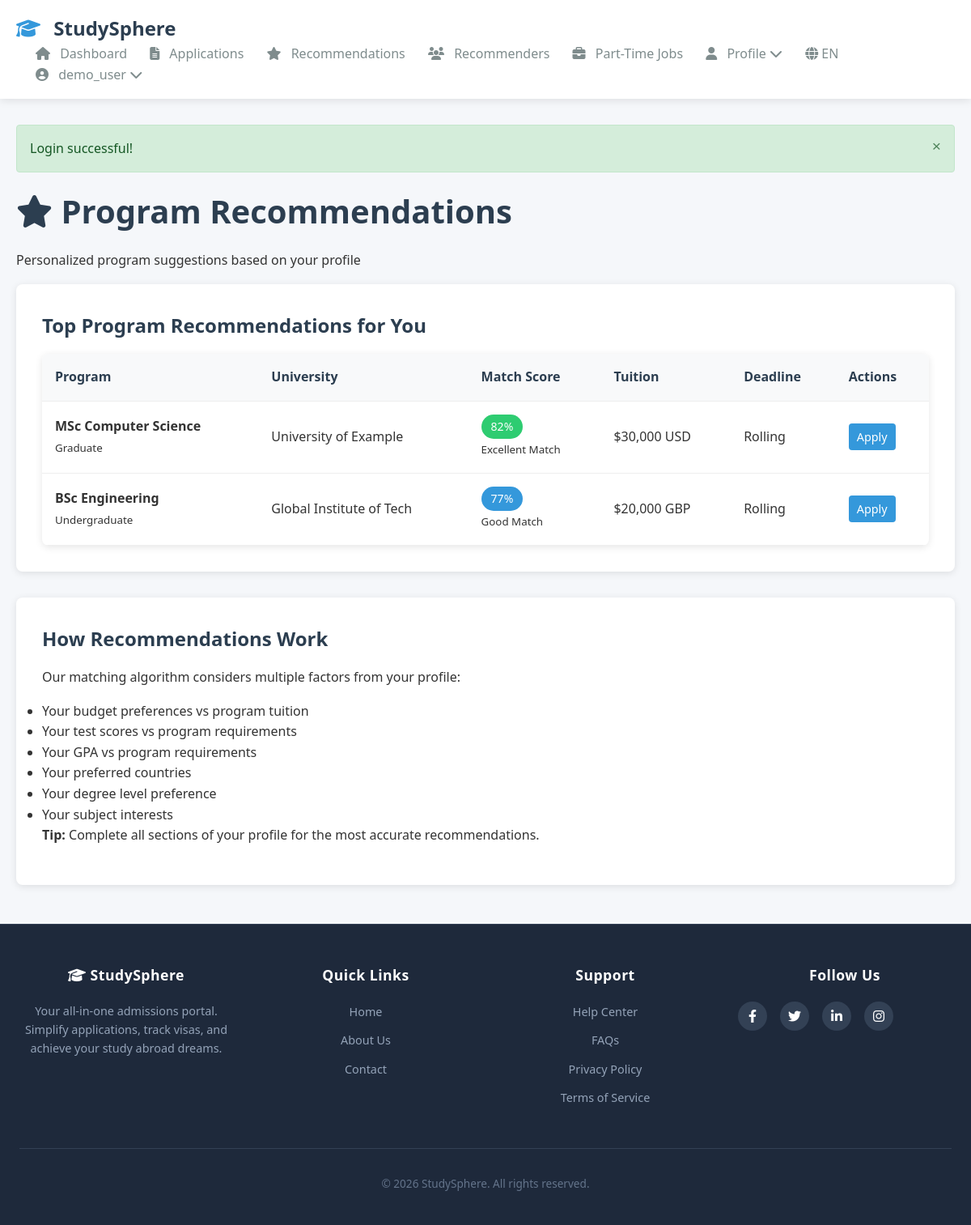
Page /public/student/program_recommendations.php (signed in) on the committed database.
### tables this page shows
CREATE TABLE users (
  user_id INT UNSIGNED NOT NULL AUTO_INCREMENT PRIMARY KEY,
  username VARCHAR(50) NOT NULL UNIQUE,
  email VARCHAR(255) NOT NULL UNIQUE,
  password_hash VARCHAR(255) NOT NULL,
  default_role_id INT UNSIGNED NOT NULL DEFAULT 1,
  is_verified TINYINT(1) NOT NULL DEFAULT 0,
  is_disabled TINYINT(1) NOT NULL DEFAULT 0,
  preferred_language VARCHAR(10) DEFAULT 'en',
  last_login_at DATETIME NULL,
  created_at DATETIME NOT NULL DEFAULT CURRENT_TIMESTAMP,
  updated_at DATETIME NOT NULL DEFAULT CURRENT_TIMESTAMP ON UPDATE CURRENT_TIMESTAMP,
  deleted_at DATETIME NULL,
  FOREIGN KEY (default_role_id) REFERENCES roles(role_id) ON DELETE RESTRICT,
  KEY idx_users_email (email),
  KEY idx_users_username (username)
);

CREATE TABLE programs (
  program_id INT UNSIGNED NOT NULL AUTO_INCREMENT PRIMARY KEY,
  university_id INT UNSIGNED NOT NULL,
  program_name VARCHAR(255) NOT NULL,
  degree_level_id INT UNSIGNED NOT NULL,
  department VARCHAR(255) NULL,
  duration_months INT NULL,
  tuition_fee DECIMAL(12,2) NULL,
  currency CHAR(3) DEFAULT 'USD',
  intake_months VARCHAR(100) NULL,
  application_deadline DATE NULL,
  early_deadline DATE NULL,
  regular_deadline DATE NULL,
  rolling_admission TINYINT(1) DEFAULT 0,
  decision_release_weeks INT NULL,
  created_at DATETIME NOT NULL DEFAULT CURRENT_TIMESTAMP,
  updated_at DATETIME NULL,
  deleted_at DATETIME NULL,
  created_by INT UNSIGNED NULL,
  updated_by INT UNSIGNED NULL,
  FOREIGN KEY (university_id) REFERENCES universities(university_id) ON DELETE CASCADE,
  FOREIGN KEY (degree_level_id) REFERENCES degree_levels(degree_level_id) ON DELETE RESTRICT,
  FOREIGN KEY (created_by) REFERENCES users(user_id) ON DELETE SET NULL,
  FOREIGN KEY (updated_by) REFERENCES users(user_id) ON DELETE SET NULL,
  KEY idx_programs_university (university_id),
  KEY idx_programs_degree (degree_level_id),
  KEY idx_programs_deadline (application_deadline)
);

CREATE TABLE degree_levels (
  degree_level_id INT UNSIGNED NOT NULL AUTO_INCREMENT PRIMARY KEY,
  code VARCHAR(20) NOT NULL UNIQUE,
  name VARCHAR(120) NOT NULL,
  created_at DATETIME NOT NULL DEFAULT CURRENT_TIMESTAMP
);

CREATE TABLE universities (
  university_id INT UNSIGNED NOT NULL AUTO_INCREMENT PRIMARY KEY,
  name VARCHAR(255) NOT NULL,
  country_code CHAR(2) NULL,
  city VARCHAR(100) NULL,
  website VARCHAR(512) NULL,
  logo_url VARCHAR(1024) NULL,
  qs_ranking INT NULL,
  approx_tuition DECIMAL(12,2) NULL,
  student_count INT NULL,
  description TEXT NULL,
  created_at DATETIME NOT NULL DEFAULT CURRENT_TIMESTAMP,
  updated_at DATETIME NULL,
  deleted_at DATETIME NULL,
  created_by INT UNSIGNED NULL,
  updated_by INT UNSIGNED NULL,
  FOREIGN KEY (country_code) REFERENCES countries(iso2) ON DELETE SET NULL,
  FOREIGN KEY (created_by) REFERENCES users(user_id) ON DELETE SET NULL,
  FOREIGN KEY (updated_by) REFERENCES users(user_id) ON DELETE SET NULL,
  KEY idx_universities_name (name),
  KEY idx_universities_country (country_code)
);

### public/student/program_recommendations.php (the view, shortened to what the rows shown need)
<?php
require_once '../../app/includes/init.php';
require_once '../../app/templates/header.php';
$auth = new Auth();
$student_id = $auth->getStudentId();
if (file_exists('../../app/includes/match_engine.php')) {
    require_once '../../app/includes/match_engine.php';
    $match_engine = new MatchEngine();
    $recommendations = $match_engine->getTopRecommendations($student_id, 10);
} else {
    $recommendations = [];
}
?>
<div class="page-header">
    <h1><i class="fas fa-star"></i> Program Recommendations</h1>
</div>
<?php if (empty($recommendations)): ?>
<div class="card">
    <div class="alert alert-info">
        <h3>Complete Your Profile</h3>
        <p>To get personalized program recommendations, please complete your profile information:</p>
        <ul>
            <li><a href="profile.php">Add your personal details</a></li>
            <li><a href="education.php">Add your education history</a></li>
            <li><a href="tests.php">Add your test scores</a></li>
            <li><a href="profile.php">Set your budget preferences</a></li>
        </ul>
        <p>Once your profile is complete, we'll show you programs that match your profile.</p>
    </div>
</div>
<?php else: ?>
<div class="card">
    <table class="table">
        <thead>
            <tr>
                <th>Program</th>
                <th>University</th>
                <th>Match Score</th>
                <th>Tuition</th>
                <th>Deadline</th>
                <th>Actions</th>
            </tr>
        </thead>
        <tbody>
            <?php foreach ($recommendations as $rec): ?>
            <tr>
                <td>
                    <strong><?php echo $rec['program_name']; ?></strong><br>
                    <small><?php echo $rec['degree_level']; ?></small>
                </td>
                <td><?php echo $rec['university_name']; ?></td>
                <td>
                    <span class="status-badge" style="
                        background: <?php
                            if ($rec['match_score'] >= 90) echo '#27ae60';
                            elseif ($rec['match_score'] >= 80) echo '#2ecc71';
                            elseif ($rec['match_score'] >= 70) echo '#3498db';
                            elseif ($rec['match_score'] >= 60) echo '#f39c12';
                            else echo '#e74c3c';
                        ?>;
                        color: white;
                    ">
                        <?php echo $rec['match_score']; ?>%
                    </span><br>
                    <small><?php echo $rec['match_category']; ?></small>
                </td>
                <td>
                    <?php if ($rec['tuition_fee']): ?>
                        $<?php echo number_format($rec['tuition_fee']); ?> <?php echo $rec['currency']; ?>
                    <?php else: ?>
                        N/A
                    <?php endif; ?>
                </td>
                <td>
                    <?php if ($rec['application_deadline']): ?>
                        <?php echo Helpers::formatDate($rec['application_deadline']); ?>
                    <?php else: ?>
                        Rolling
                    <?php endif; ?>
                </td>
                <td>
                    <a href="applications.php?program_id=<?php echo $rec['program_id']; ?>"
                       class="btn btn-small btn-primary">Apply</a>
                </td>
            </tr>
            <?php endforeach; ?>
        </tbody>
    </table>
</div>
<?php endif; ?>
<?php require_once '../../app/templates/footer.php'; ?>

### app/templates/header.php (shortened to what the rows shown need)
<?php
$current_user = isset($_SESSION['user_id']) ? (new Auth())->getCurrentUser() : null;
?>
<!DOCTYPE html>
<html lang="en">
<head>
    <link rel="stylesheet" href="/studysphere/public/assets/css/main.css">
    <link rel="stylesheet" href="https://cdnjs.cloudflare.com/ajax/libs/font-awesome/6.4.0/css/all.min.css">
</head>
<body>
    <nav class="navbar">
        <div class="container">
            <div class="nav-menu" id="navMenu">
                <?php if (isset($_SESSION['user_id'])): ?>
                    <?php if ($_SESSION['role'] == 'student'): ?>
                        <a href="/studysphere/public/student/dashboard.php" class="nav-link">
                            <i class="fas fa-home"></i> <span class="nav-text">Dashboard</span>
                        </a>
                        <a href="/studysphere/public/student/applications.php" class="nav-link">
                            <i class="fas fa-file-alt"></i> <span class="nav-text">Applications</span>
                        </a>
                        <a href="/studysphere/public/student/program_recommendations.php" class="nav-link">
                            <i class="fas fa-star"></i> <span class="nav-text">Recommendations</span>
                        </a>
                        <a href="/studysphere/public/student/recommenders.php" class="nav-link">
                        <i class="fas fa-users"></i> <span class="nav-text">Recommenders</span>
                        </a>
                        <a href="/studysphere/public/student/jobs.php" class="nav-link">
                        <i class="fas fa-briefcase"></i> <span class="nav-text">Part-Time Jobs</span>
                        </a>
                        <div class="nav-dropdown">
                        <a href="#" class="nav-link dropdown-toggle">
                            <i class="fas fa-user"></i> <span class="nav-text">Profile</span> <i class="fas fa-chevron-down"></i>
                        </a>
                    </div>
                    <?php endif; ?>
                    <div class="nav-dropdown lang-switcher">
    <a href="#" class="nav-link dropdown-toggle">
        <i class="fas fa-globe"></i> <?= strtoupper(Lang::getInstance()->getCurrentLang()) ?>
    </a>
</div>
                    <div class="nav-dropdown user-dropdown">
                        <a href="#" class="nav-link dropdown-toggle">
                            <i class="fas fa-user-circle"></i>
                            <span class="nav-text">
                                <?php
                                if ($current_user && !empty($current_user['first_name'])) {
                                    echo htmlspecialchars($current_user['first_name']);
                                } else {
                                    echo htmlspecialchars($_SESSION['username']);
                                }
                                ?>
                            </span>
                            <i class="fas fa-chevron-down"></i>
                        </a>
                    </div>
<?php endif; ?>
            </div>
        </div>
    </nav>
    <div class="container">

### rows in the picture
users: preferred_language "EN"
programs: program_name "MSc Computer Science", degree_level.name "Graduate", university.name "University of Example", match_score "82", match_category "Excellent Match", tuition_fee "30,000", currency "USD", shows "Rolling"
programs: program_name "BSc Engineering", degree_level.name "Undergraduate", university.name "Global Institute of Tech", match_score "77", match_category "Good Match", tuition_fee "20,000", currency "GBP", shows "Rolling"

### other values in the picture
$_SESSION['username'] "demo_user"
$flash['message'] "Login successful!"
